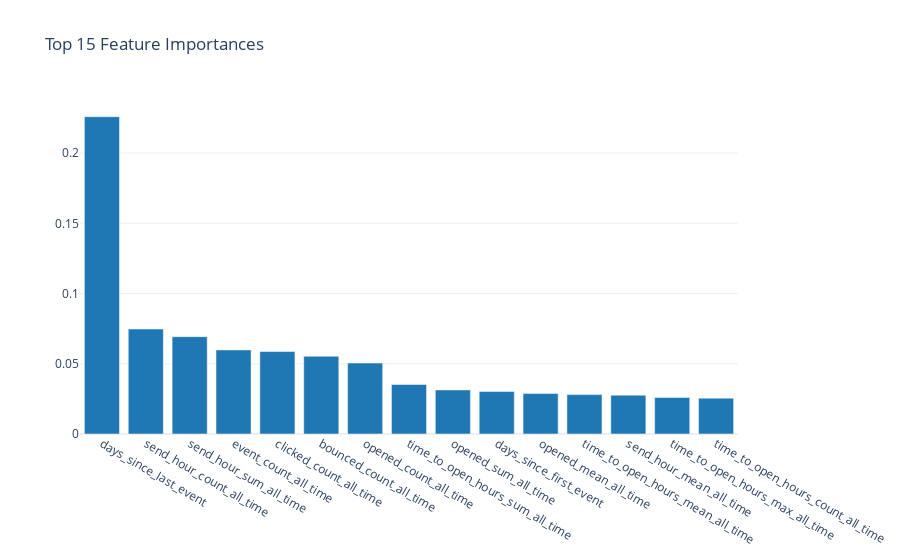

Notebook code for this chart:
### Markdown cell above
## 8.4 Feature Importance (Random Forest)

### Code cell
rf_model = models["Random Forest"]
importance_df = pd.DataFrame({
    "Feature": feature_cols,
    "Importance": rf_model.feature_importances_
}).sort_values("Importance", ascending=False)

top_n = 15
top_features = importance_df.head(top_n)

fig = charts.bar_chart(
    top_features["Feature"].tolist(),
    top_features["Importance"].tolist(),
    title=f"Top {top_n} Feature Importances"
)
display_figure(fig)

### Figure 1 — Plotly figure (JSON) as saved in the notebook; plotly's stock layout.template omitted (floating-point values rounded to 4 significant figures)
{"data": [{"marker": {"color": "#1f77b4"}, "type": "bar", "x": ["days_since_last_event", "send_hour_count_all_time", "send_hour_sum_all_time", "event_count_all_time", "clicked_count_all_time", "bounced_count_all_time", "opened_count_all_time", "time_to_open_hours_sum_all_time", "opened_sum_all_time", "days_since_first_event", "opened_mean_all_time", "time_to_open_hours_mean_all_time", "send_hour_mean_all_time", "time_to_open_hours_max_all_time", "time_to_open_hours_count_all_time"], "y": [0.2259, 0.07474, 0.06929, 0.05989, 0.05869, 0.05535, 0.05055, 0.03525, 0.03137, 0.03022, 0.0289, 0.02804, 0.02766, 0.02607, 0.02552]}], "layout": {"title": {"text": "Top 15 Feature Importances"}, "xaxis": {"title": {}}, "yaxis": {"title": {}}}}
